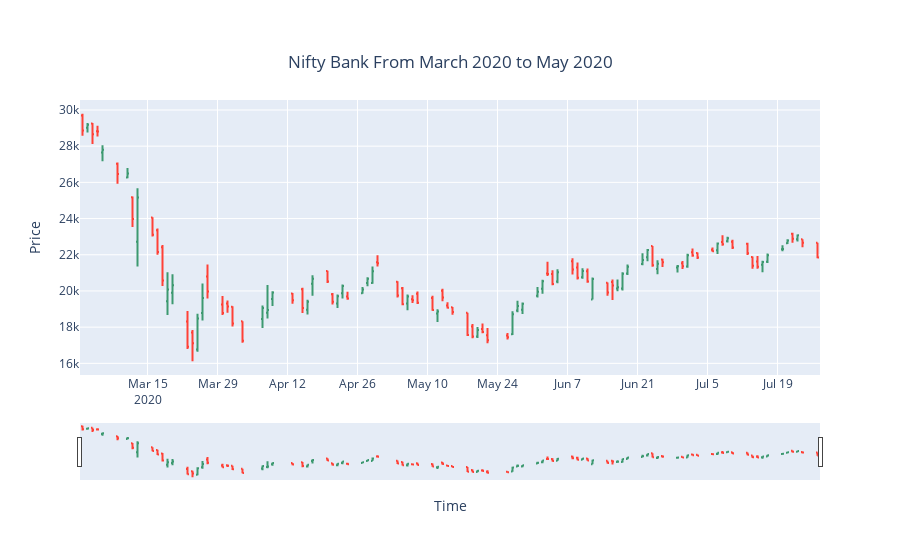

Notebook code for this chart:
### Markdown cell above
The [OHLC](https://plotly.com/python/ohlc-charts/) chart (for open, high, low and close) is a style of financial chart describing open, high, low and close values for a given x coordinate (most likely time). The tip of the lines represent the low and high values and the horizontal segments represent the open and close values. Sample points where the close value is higher (lower) then the open value are called increasing (decreasing). By default, increasing items are drawn in green whereas decreasing are drawn in red.

### Code cell
# Obtain data from the data frame
OHLC_data = nifty_bank_df['3-2020':'2020']

fig = go.Figure(data=go.Ohlc(x=OHLC_data.index,
                            open=OHLC_data['Open'],
                            high=OHLC_data['High'],
                            low=OHLC_data['Low'],
                            close=OHLC_data['Close']))

fig.update_layout(title_text='Nifty Bank From March 2020 to May 2020',
                  title={
                    'y':0.9,
                    'x':0.5,
                    'xanchor': 'center',
                    'yanchor': 'top'},
                  xaxis_rangeslider_visible=True, 
                  xaxis_title="Time", 
                  yaxis_title="Price")

fig.show()
